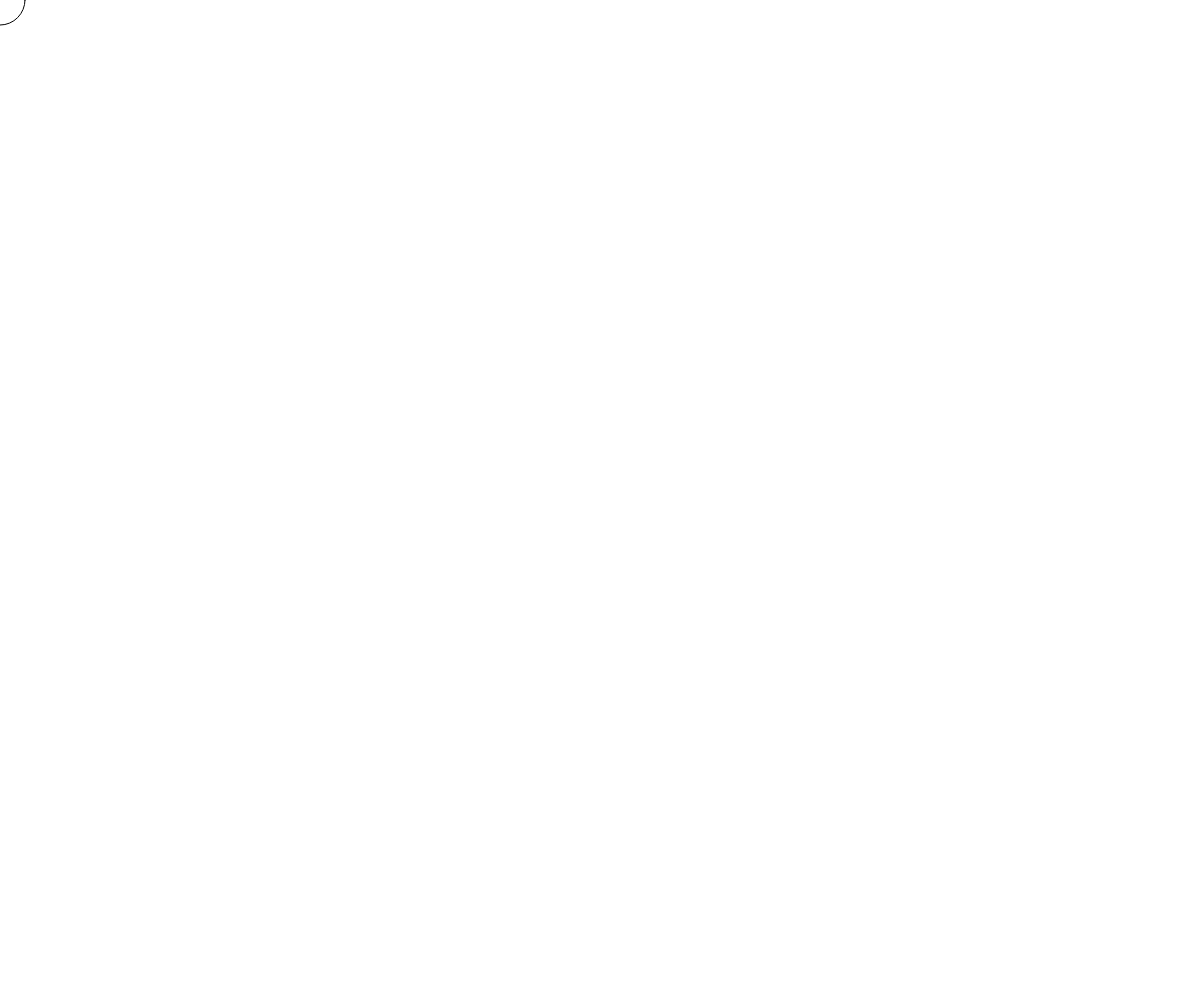
Frame 1 (no input)
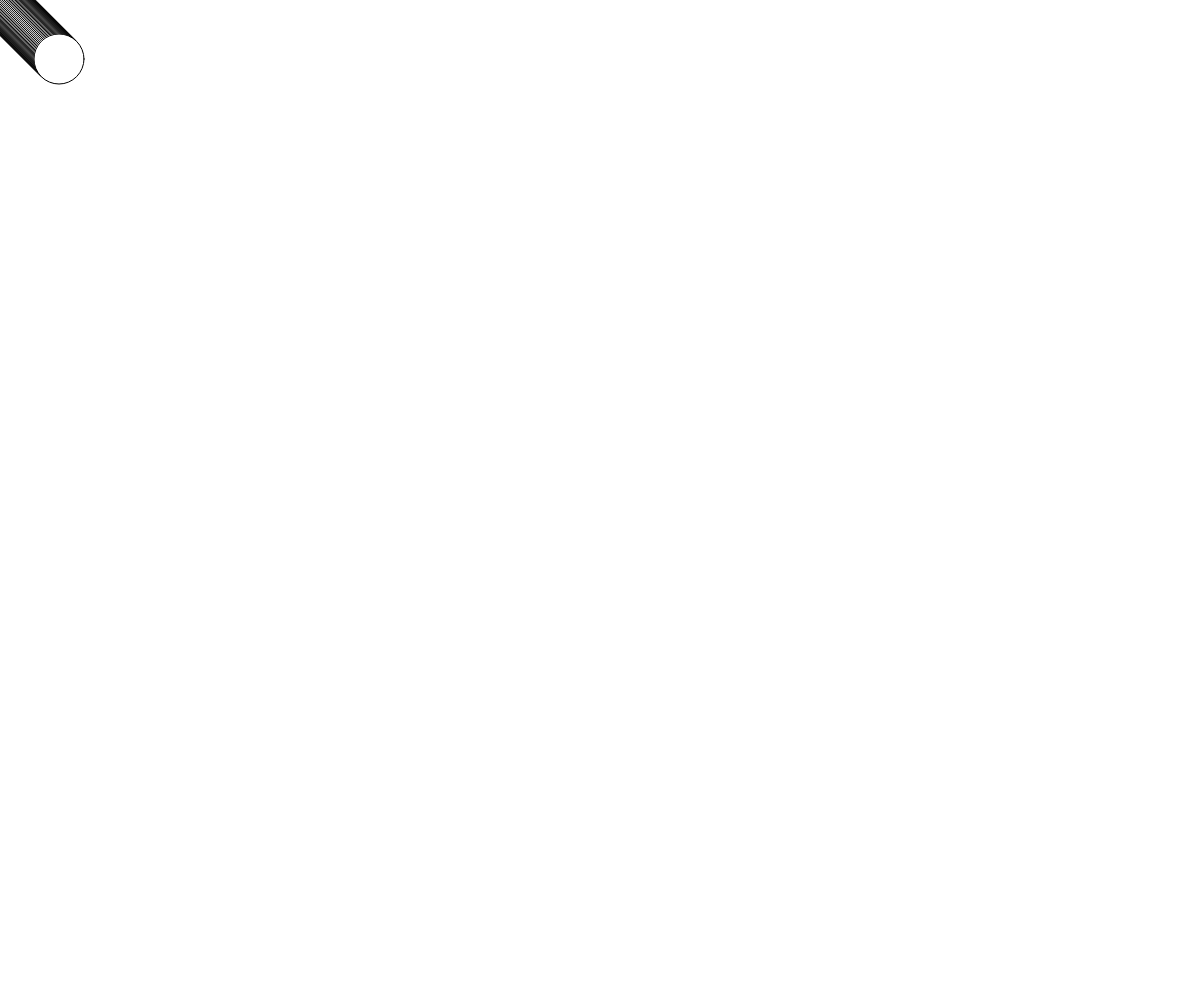
Frame 60 (no input)
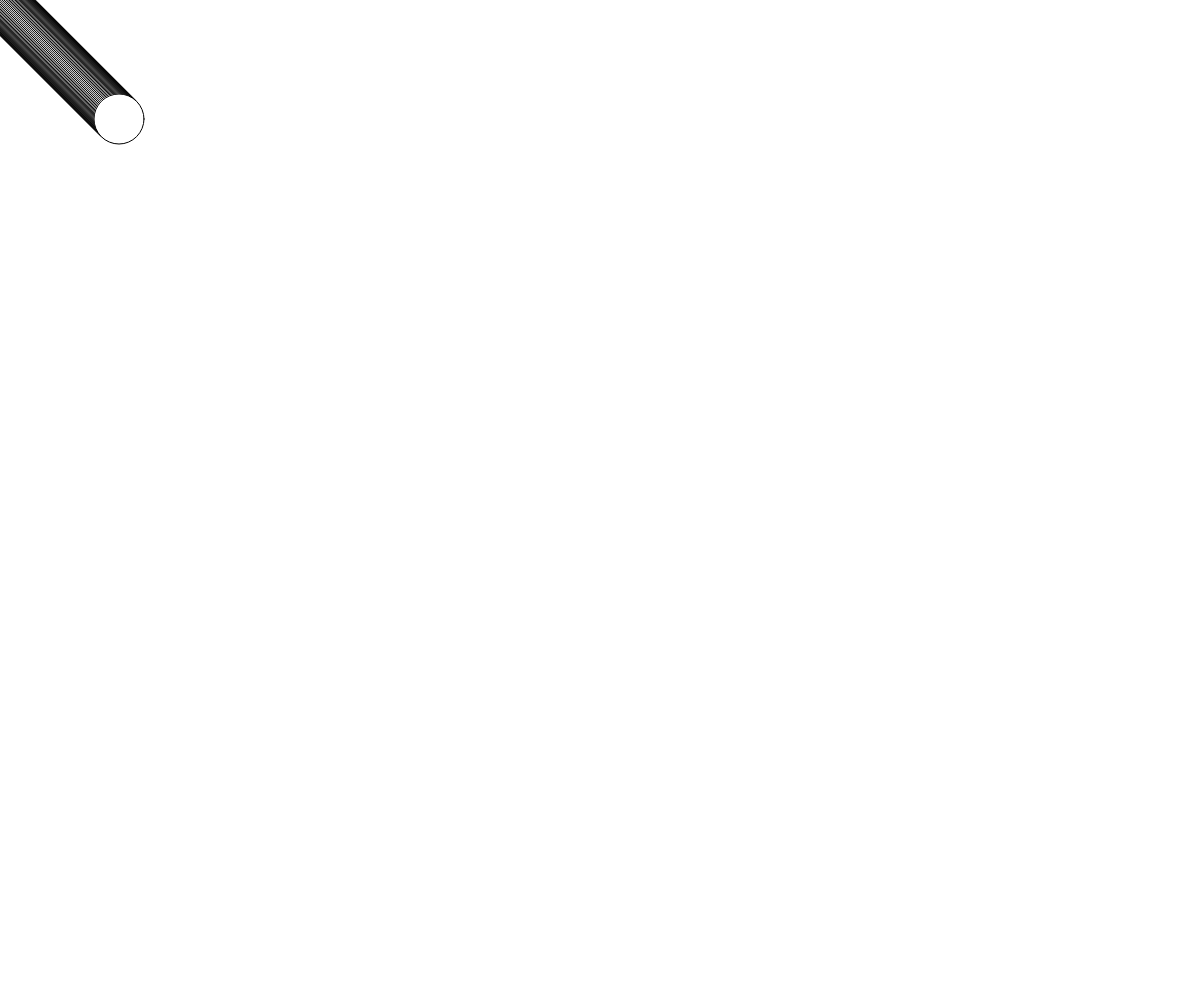
Frame 120 (the mouse pressed at the canvas centre since frame 60)

The p5.js sketch that drew these frames (run headless with seeded random() and noise() and a simulated clock; from frame 60 on, the mouse is pressed at the canvas centre):

// p5.js sketch
// ── sketch.js
var xc;
var y=0;
var v,velocidad,aceleracion;
var heroe;
function setup()
{
 createCanvas(windowWidth,windowHeight);
 v=createVector(50,50);
 velocidad=createVector(0.5,1.5);
 aceleracion= createVector(0.1,1.2);
 heroe = new Heroe();
}
function draw()
{

  heroe.dibujar();
  heroe.moverse();

}

// ── Heroe.js
function Heroe()
{
   this.x= 0;
   this.y = 0;

  this.moverse= function()
  {
    this.x +=1;
    this.y+=1;
  }
  this.dibujar = function()
  {
    ellipse(this.x,this.y,50,50);
  }
}
